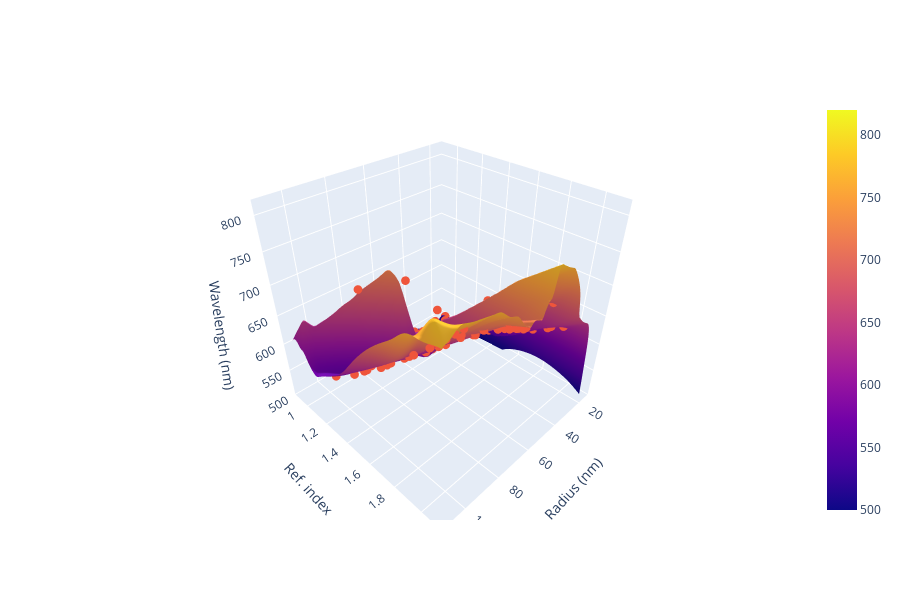

The notebook cell this image was saved under:
### Markdown cell above
### Visualising the Model

### Code cell
ru2=np.linspace(15,110,121).reshape(-1, 1)
niu2=np.linspace(0.9,2.1,121).reshape(-1, 1)
RU, NIU = np.meshgrid(ru2,niu2)
MLP2EXT=modelMLP2.predict(np.c_[RU.ravel(), NIU.ravel()])
MLP2EXT=MLP2EXT.reshape(RU.shape)

#plot a 3D surface with the predicted values
fig = make_subplots(rows=1, cols=1, specs=[[{'type': 'surface'}]])
fig.add_trace(go.Surface(x=RU, y=NIU, z=MLP2EXT,cmin=500,cmax=820))
fig.add_trace(go.Scatter3d(x=X_test['radius'], y=X_test['refractive index'], z=Y_test['wavelgth ext. max.'],mode='markers',marker=dict(size=3)))
fig.update_layout(scene=dict(xaxis_title='Radius (nm)', yaxis_title='Ref. index', zaxis_title='Wavelength (nm)'),height=600)
fig.update_scenes(zaxis=dict(range=[500, 820]))
fig.show()

mse_test=modelMLP2.evaluate(X_test, Y_test)
rmse=np.sqrt(mse_test)
mae=mean_absolute_error(Y_test,modelMLP2.predict(X_test))
print('RMSE :',rmse,'nm','MAE :',mae,'nm')

### Figure 1 — Plotly figure (JSON) as saved in the notebook; plotly's stock layout.template omitted (floating-point values rounded to 4 significant figures; data arrays with more than 128 entries replaced by an {"elided": "..."} marker saying what was removed)
{"data": [{"cmax": 820, "cmin": 500, "type": "surface", "x": {"elided": "121x121 float values"}, "y": {"elided": "121x121 float values"}, "z": {"elided": "121x121 float values"}}, {"marker": {"size": 3}, "mode": "markers", "type": "scatter3d", "x": [32, 100, 48, 72, 92, 92, 64, 40, 96, 92, 92, 32, 40, 40, 24, 56, 32, 64, 32, 44, 20, 92, 24, 72, 100, 48, 88, 56, 44, 72, 84, 32, 40, 76, 28, 96, 36, 68, 48, 92, 32, 36, 44, 60, 48, 32, 24, 100, 76, 32, 88, 68, 96, 20, 48, 52, 20, 20, 76, 72, 28, 88, 72, 56, 72, 32, 100, 88, 24, 52, 92, 48, 28, 56, 36, 80, 52, 44, 72, 24, 28, 100, 64, 100, 52, 28, 100, 24, 20], "y": [1.75, 1.95, 1.25, 1.4, 1.8, 1.9, 1.3, 1.6, 1.35, 2, 1.25, 1.7, 1.95, 1.55, 1.9, 1.45, 1.5, 1.75, 1.6, 1.55, 1.45, 1.5, 1.45, 1.25, 1.8, 1.4, 1.25, 1.75, 1.25, 1.35, 1.2, 1.35, 1.4, 1.8, 1.65, 2, 1.85, 2, 1.35, 1.65, 1.45, 1.45, 1.3, 1.5, 1.9, 1.65, 1.6, 1.55, 1.55, 1.8, 1.55, 1.15, 1.85, 1.75, 1.3, 1.2, 1, 1.95, 1.65, 1.9, 1.7, 1.2, 1.65, 1.3, 1.85, 1.95, 1.4, 1.8, 1.2, 1.65, 1, 1.5, 1, 1.15, 1.3, 1.85, 1.25, 1, 1.55, 1.05, 1.2, 1.3, 1.9, 1.6, 1.85, 1.75, 1.1, 1.15, 1.85], "z": [610, 776, 568, 592, 692, 718, 596, 622, 594, 746, 572, 604, 720, 612, 620, 622, 576, 654, 588, 626, 548, 622, 552, 588, 696, 598, 570, 696, 560, 704, 686, 550, 582, 678, 588, 746, 666, 714, 586, 656, 568, 580, 570, 638, 722, 596, 574, 638, 618, 618, 630, 576, 706, 588, 578, 564, 516, 620, 642, 696, 596, 696, 638, 588, 682, 680, 608, 690, 522, 662, 622, 622, 518, 560, 550, 696, 574, 522, 616, 520, 528, 586, 686, 650, 716, 602, 550, 522, 604]}], "layout": {"height": 600, "scene": {"domain": {"x": [0, 1], "y": [0, 1]}, "xaxis": {"title": {"text": "Radius (nm)"}}, "yaxis": {"title": {"text": "Ref. index"}}, "zaxis": {"range": [500, 820], "title": {"text": "Wavelength (nm)"}}}}}
